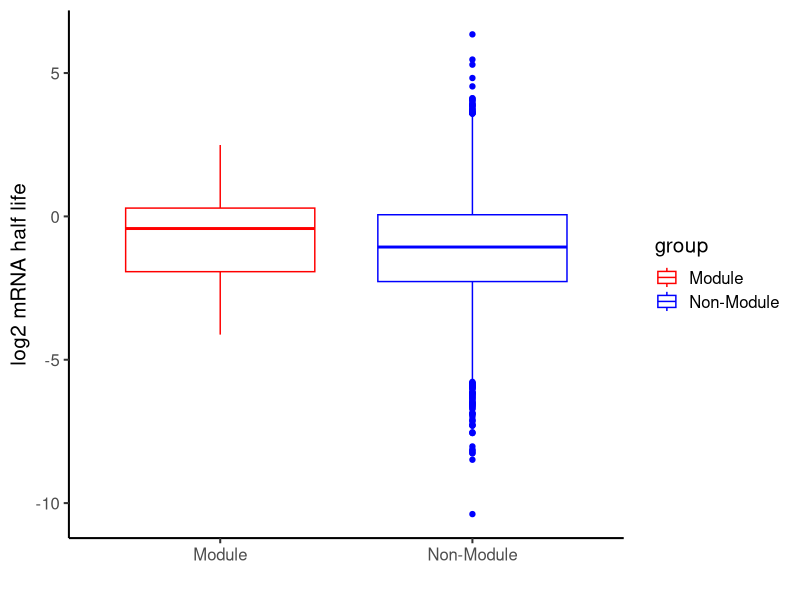

This chart was generated by the following R code:
##load libraries
library(ggplot2)

##Load mRNA half life file
final = read.csv("K562_Amit_PR_half_life.csv",sep=",",header = T,stringsAsFactors = F,row.names = 1)

###Data processing
gM = read.csv("Module_genes.csv",sep=",")
pos = which(final$hgnc_symbol %in% gM[,1])
df1 = as.data.frame(final[pos,])
df1 = unique(df1)
df2 = as.data.frame(final[-pos,])
df2 = unique(df2)
colnames(df1)[2] = "Value"
colnames(df2)[2] = "Value"

group = c(rep("Module",nrow(df1)),rep("Non-Module",nrow(df2)))
mat = cbind.data.frame(rbind.data.frame(df1,df2),group)
mat$Value = log2(mat$Value)

#Plotting
ggplot(mat, aes(x=group, y=Value,col=group)) + 
  geom_boxplot() + theme_classic(base_size = 15) + scale_color_brewer(palette="Dark2") +scale_color_manual(values=c("Red","blue")) +xlab("") +ylab("log2 mRNA half life")

##Statistical test for significance
t.test(log2(df1$Value),log2(df2$Value))



